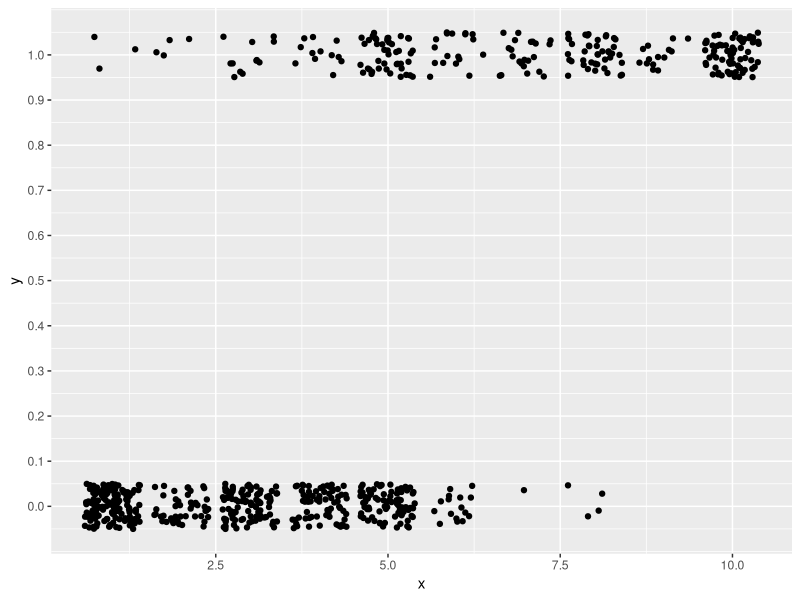
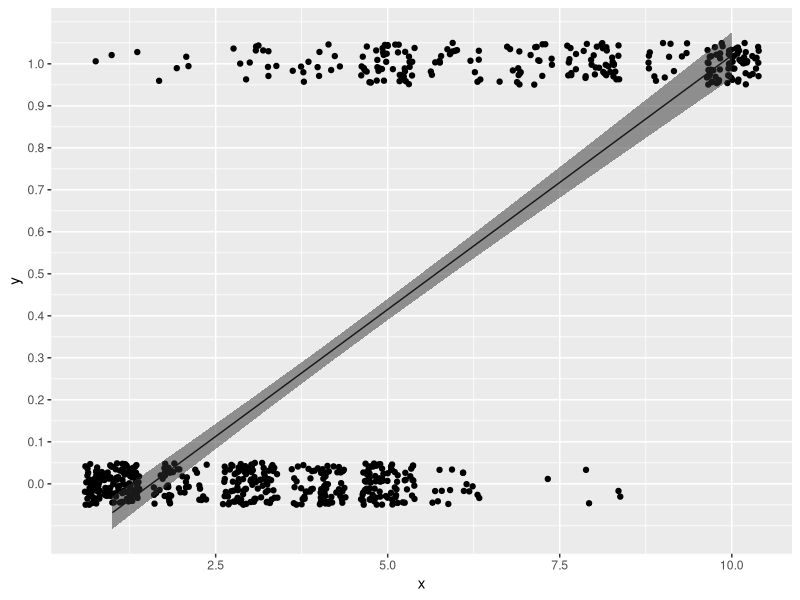
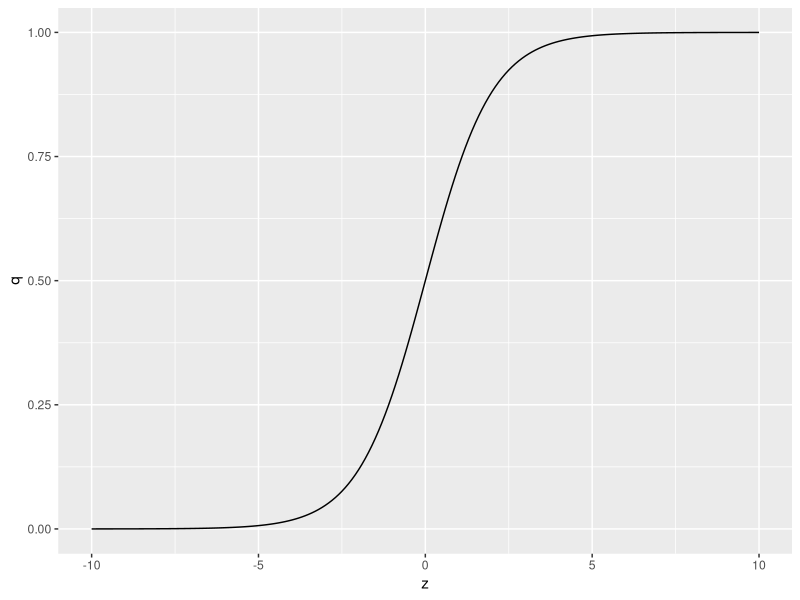
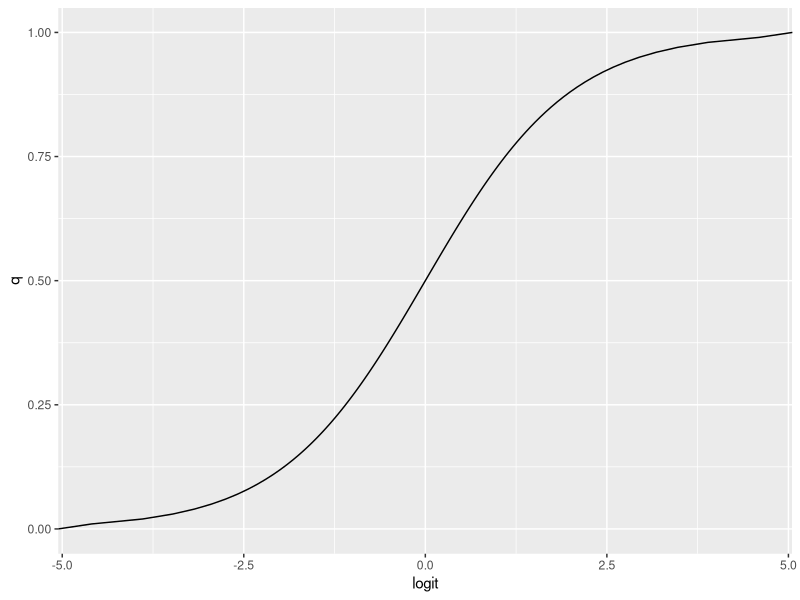
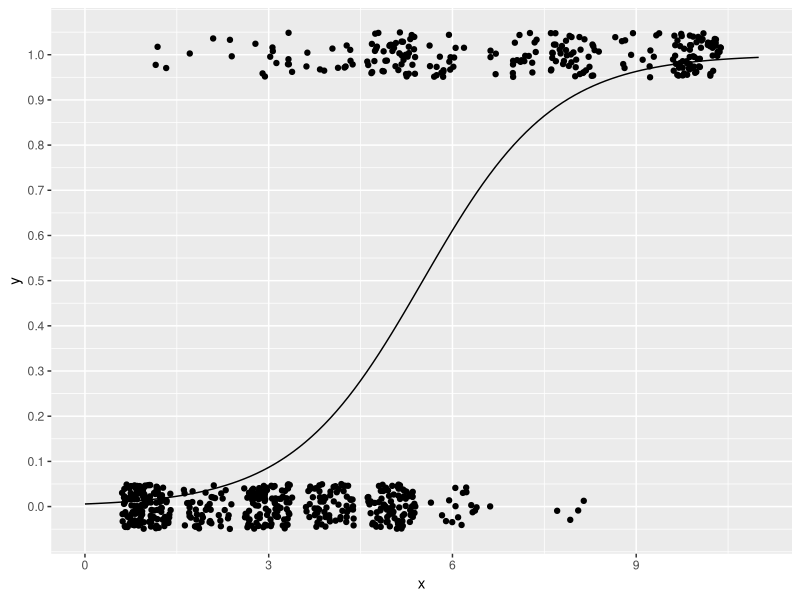
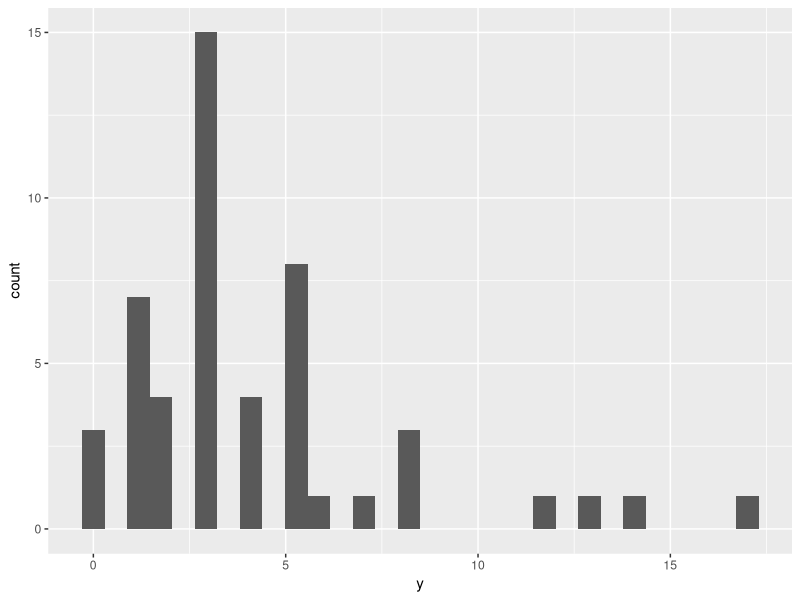
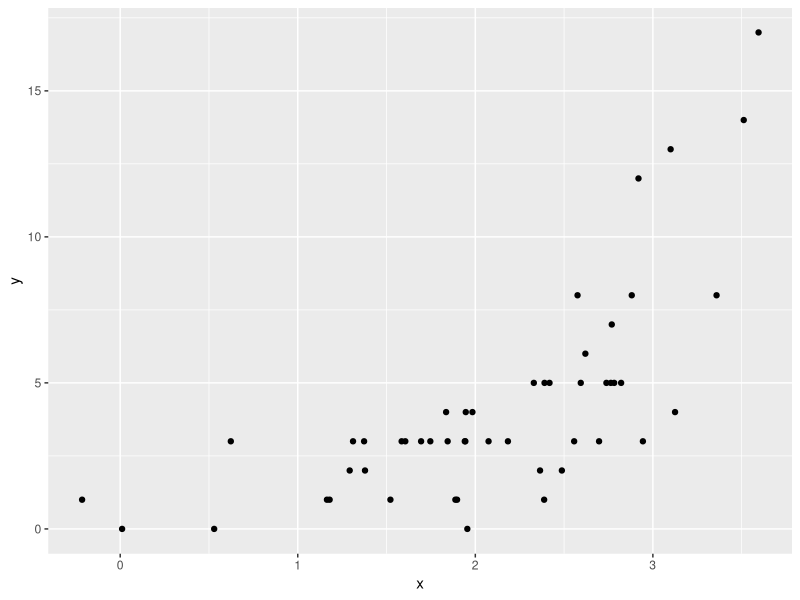
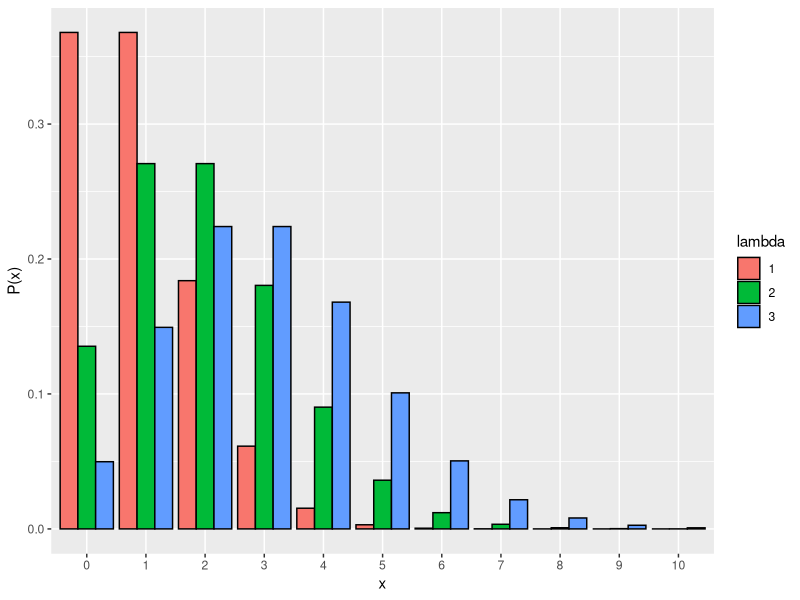

Write R code to recreate these figures, in order.
## ---- chunk 1
knitr::opts_chunk$set(echo = TRUE)
library(tidyverse)
library(MASS)
set.seed(1)
## ---- chunk 2
library(MASS) 

dat = biopsy
dat$y = ifelse(dat$class == "malignant", 1, 0) #classがbenignならばゼロ，それ以外なら1という変数yを作る
dat$x = dat$V1 #V1という変数をxという名前に変える
head(dat)

## ---- chunk 3

ggplot() + 
  geom_jitter(data = dat, aes(x = x, y = y), height = 0.05) + 
  scale_y_continuous(breaks = seq(0,1,0.1))

## ---- chunk 4
result_lm = lm(data = dat, y ~ x)
summary(result_lm)
## ---- chunk 5

predict_lm = predict(result_lm, interval = "confidence", level = 0.95) #直線の95%信頼区間を求める
dat_predict = cbind(dat, predict_lm)

ggplot() + 
  geom_jitter(data = dat, aes(x = x, y = y), height = 0.05) + 
  geom_line(data = dat_predict, aes(x = x, y = fit)) + 
  geom_ribbon(data = dat_predict, aes(x = x, ymax = upr, ymin = lwr), alpha = 0.5) + 
  scale_y_continuous(breaks = seq(0,1,0.1))


## ---- chunk 6

rand = rbinom(n =20, size = 1, prob = 0.5) #size = 1にする。コインを１回投げて，表だったら1，裏だったら0。これをn=20回行った結果
rand #0か1の値が20個出るが，それぞれの0か1が裏あるいは表を意味しているとイメージしてほしい

## ---- chunk 7

z = seq(-10, 10, 0.1) #-10から10まで0.1刻みのベクトルzを作成
q = exp(z)/(1+exp(z)) #上の式にzを代入して，qを求める
d = data.frame(z = z, q = q) #グラフを作るために，データフレームを作る

ggplot()+
  geom_line(data = d, aes(x=z, y=q))

## ---- chunk 8
result_glm = glm(data = dat, y ~ x, family = binomial(link="logit"))
## ---- chunk 9
summary(result_glm)
## ---- chunk 10

q = seq(0, 1, 0.01)
logit = log(q/(1-q))
sample_dat = data.frame(q = q, logit = logit)

ggplot() + 
  geom_line(data = sample_dat, aes(x = logit, y = q))


## ---- chunk 11

new = data.frame(x = seq(0, 11, 0.1))
predict_glm = predict(result_glm, newdata = new, type = "response") 
dat_predict = data.frame(new, y = predict_glm)

ggplot() + 
  geom_jitter(data = dat, aes(x = x, y = y), height = 0.05) + 
  geom_line(data = dat_predict, aes(x = x, y = y)) + 
  scale_y_continuous(breaks = seq(0,1,0.1))


## ---- chunk 12

set.seed(1)
N= 50
x = rnorm(n=N, mean = 2, sd=1)
lambda = exp(0.01+ 0.6*x)
y = rpois(n=N, lambda = lambda)
dat = data.frame(y=y, x=x)

## ---- chunk 13

ggplot()+
  geom_histogram(data = dat, aes(x=y))


ggplot()+
  geom_point(data = dat, aes(x=x, y=y))

## ---- chunk 14
pois_1 <- data.frame(x=seq(0,10), p=dpois(seq(0,10), lambda=1), lambda=1)
pois_2 <- data.frame(x=seq(0,10), p=dpois(seq(0,10), lambda=2), lambda=2)
pois_3 <- data.frame(x=seq(0,10), p=dpois(seq(0,10), lambda=3), lambda=3)
pois <- rbind(pois_1, pois_2, pois_3)

ggplot()+
  geom_bar(data=pois, aes(x=factor(x), y=p, fill=factor(lambda)), stat="identity", position = "dodge", color = "black") + 
  labs(y = "P(x)", x = "x", fill = "lambda")
## ---- chunk 15

z = seq(-5, 5, 0.1) #-10から10まで0.1刻みのベクトルzを作成
lambda = exp(z) #上の式にzを代入して，lambdaを求める
d = data.frame(z = z, q = lambda) #グラフを作るために，データフレームを作る

ggplot()+
  geom_line(data = d, aes(x=z, y=lambda))

## ---- chunk 16

result_poisson = glm(data = dat, y ~ x, family = poisson(link = "log"))
summary(result_poisson)

## ---- chunk 17

new = data.frame(x = seq(0, 4, 0.1))
predict_glm = predict(result_poisson, newdata = new, type = "response") 
dat_predict = data.frame(new, y = predict_glm)


ggplot() + 
  geom_point(data = dat, aes(x=x, y=y)) +
  geom_line(data = dat_predict, aes(x = x, y = y)) 


## ---- chunk 18

Disease = c(0, 0, 0, 0, 0, 1, 0, 0, 0, 1, 0, 0, 1, 0,  1, 0, 1, 0, 1, 1, 1, 1, 1, 1, 0, 1, 1, 1, 1, 1)
BMI = c(15, 16, 16, 18, 19, 20, 21, 22, 22, 23, 23, 23, 24, 24, 24, 30, 31, 31, 33, 34, 34, 34, 35, 36, 40, 40, 40, 41, 43, 43)
Exercise = c(2, 1, 1, 2, 0, 3, 1, 1, 4, 4, 2, 3, 1, 3, 1, 2, 3, 2, 1, 3, 0, 1, 3, 2, 0, 2, 2, 3, 0, 4)
Sleep = c(7, 4, 5, 4, 4, 6, 5, 6, 4, 6, 4, 7, 4, 7, 4, 6, 5, 4, 5, 6, 7, 5, 4, 6, 4, 7, 5, 5, 4, 7)

data_q01 <- data.frame(Disease = Disease, 
                       BMI = BMI, 
                       Exercise = Exercise, 
                       Sleep = Sleep)

